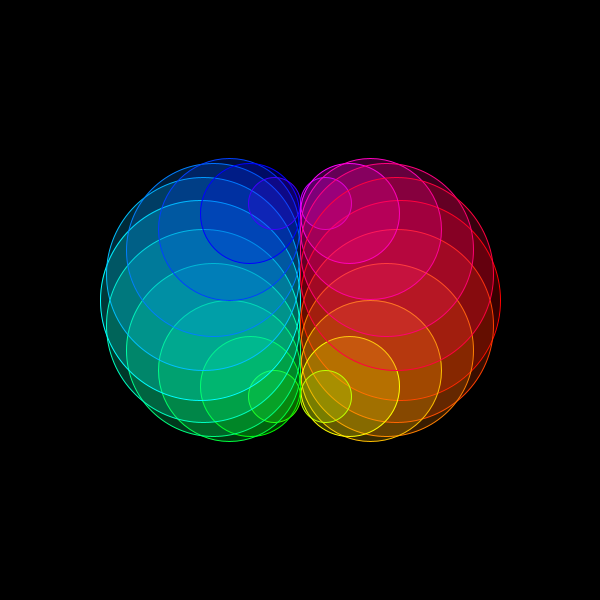
Frame 1 (no input)
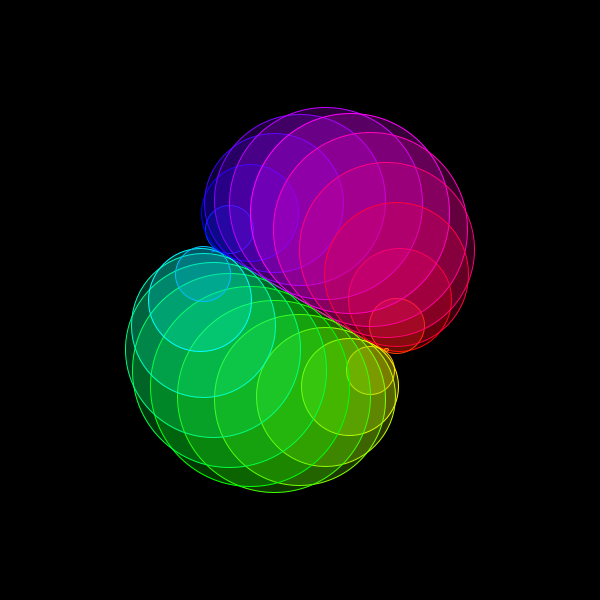
Frame 60 (the mouse pressed at the canvas centre just before this capture)
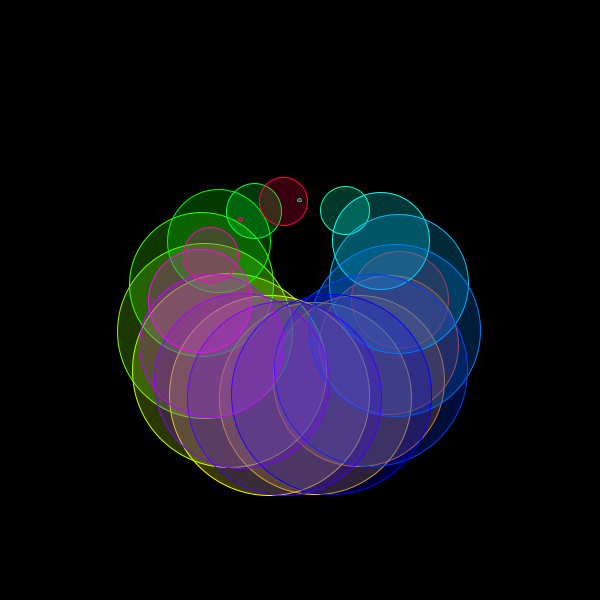
Frame 120 (the mouse held since frame 60 and released just before this capture)

The Processing sketch that drew these frames (run headless with seeded random() and noise(); from frame 60 on, the mouse is pressed at the canvas centre):

// Processing sketch: processing_83535
// ── processing_83535.pde

int time = 0;
float Power = 1;
void setup(){
  size(600, 600);
  noFill();
  stroke(255);
  colorMode(HSB, 360); 
}

void draw(){
  background(0);
  for(int i = 0; i < 360; i+= 15){
    float x = cos(radians(i)*Power) * 100 + width / 2;
    float y = sin(radians(i)*Power) * 100 + height / 2;
    float w = cos(radians(time + i)) * 200;
    w = abs(w);
    stroke(i, 360, 360);   //  色をつけた 
    fill(i,360,360,80);    //  色を塗りつぶし
    ellipse(x, y, w, w);
  }
  time++;
  
  //マウスを押し続けるとパワーがたまる
  if(mousePressed) {
    Power = Power * 1.01;
  } else {
    if(Power > 1) {
      Power = Power * 0.999;
    } else {
      Power = 1;
    }
  }
}
